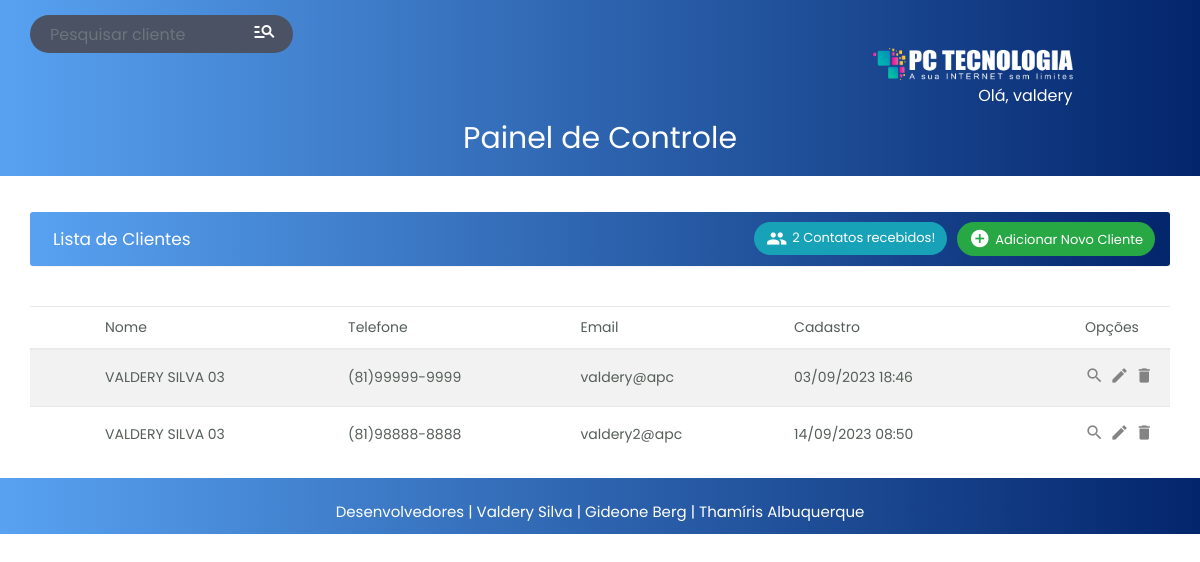
Screenshot of /admin/dashboard.php?buscar=VALDERY SILVA 03 (signed in) with the database file from the repository.
### tables this page shows
CREATE TABLE `clientes` (
  `cod` int(4) NOT NULL AUTO_INCREMENT,
  `senha` int(9) NOT NULL,
  `plano` varchar(12) NOT NULL,
  `vencimento` varchar(2) NOT NULL,
  `nome` varchar(55) NOT NULL,
  `rg` int(13) NOT NULL,
  `cpf` varchar(15) NOT NULL,
  `telefone` varchar(15) NOT NULL,
  `email` varchar(55) NOT NULL,
  `cep` varchar(9) NOT NULL,
  `logradouro` varchar(55) NOT NULL,
  `numero` int(6) NOT NULL,
  `complemento` varchar(55) NOT NULL,
  `bairro` varchar(55) NOT NULL,
  `cidade` varchar(55) NOT NULL,
  `uf` varchar(2) NOT NULL,
  `ibge` int(8) NOT NULL,
  `data_cadastro` datetime NOT NULL,
  `observacao` varchar(255) NOT NULL,
  `nascimento` date NOT NULL,
  PRIMARY KEY (`cod`)
);

### admin/dashboard.php (the view, shortened to what this page needs)
<?php
include_once './include/header.php';
?>
<body>
	<div class="wrapper">
		<div id="content">
			<div class="top-navbar">
				<div class="xd-topbar">
					<div class="row">
						<div class="col-md-5 col-lg-3 order-3 order-md-2">
							<div class="xp-searchbar">
								<form>
									<div class="input-group">
										<input type="search" name="buscar" id="pesquisar" class="form-control" placeholder="Pesquisar cliente">
										<div class="input-group-append">
											<button onclick="searchData()" class="btn" type="submit" id="button-addon2"><i class="material-icons">&#xf02f;</i>
											</button>
										</div>
									</div>
								</form>
							</div>
						</div>
						<div class="col-10 col-md-6 col-lg-8 order-1 order-md-3">
							<div class="xp-profilebar text-right">
								<nav class="navbar p-0">
									<ul class="nav navbar-nav flex-row ml-auto">
										<li class="dropdown nav-item">
											<a class="nav-link" href="#" data-toggle="dropdown">
												<img src="img/logotitulo.png" style="width:200px;" />
											</a>
											<?php
											$usuario = $_SESSION['usuario']
											?>
											<div class="xp-breadcrumbbar">
												<div class="title">
													<h6>Olá, <?php echo $usuario ?></h6>
												</div>
											</div>
										</li>
									</ul>
								</nav>
							</div>
						</div>
					</div>
					<div class="xp-breadcrumbbar text-center">
						<h4 class="page-title">Painel de Controle</h4>
					</div>
				</div>
			</div>
			<?php
			$query_total_clientes = "SELECT COUNT(id) AS qtd_clientes FROM contato";
			$result_total_clientes = $conexao->prepare($query_total_clientes);
			$result_total_clientes->execute();
			$row_total_clientes = $result_total_clientes->fetch(PDO::FETCH_ASSOC);
			?>
			<div class="main-content">
				<div class="row">
					<div class="col-md-12">
						<div class="table-wrapper">
							<div class="table-title">
								<div class="row">
									<div class="col-sm-6 p-0 flex justify-content-lg-start justify-content-center">
										<h2 class="ml-lg-2">Lista de Clientes</h2>
									</div>
									<div class="col-sm-6 p-0 flex justify-content-lg-end justify-content-center">
										<a href="#adicionarClienteModal" type="button" class="btn btn-success" data-toggle="modal">
											<i class="material-icons">&#xE147;</i>
											<span>Adicionar Novo Cliente</span></a>
										<a href="visualizar-contato.php" type="button" class="btn btn-info">
											<?php if ($row_total_clientes['qtd_clientes'] == 0)
												echo "Caixa de Contatos Vazia <i class='material-icons'>&#xe510;</i>";
											elseif ($row_total_clientes['qtd_clientes'] == 1)
												echo $row_total_clientes['qtd_clientes'], " Contato recebido! <i class='material-icons'>&#xe174;</i>";
											else
												echo $row_total_clientes['qtd_clientes'], " Contatos recebidos! <i class='material-icons'>&#xe7ef;</i>";
											?></a>
									</div>
								</div>
							</div>
						</div>
						<?php
						if (!empty($_GET['buscar'])) {
							$data = $_GET['buscar'];
							$data = "%" . $data . "%";
							$query_buscar = "SELECT cod, nome, telefone, email, DATE_FORMAT(data_cadastro, '%d/%m/%Y %H:%i') AS data_formatada FROM clientes WHERE nome LIKE :nome ORDER BY nome ASC";
							$resultado_buscar = $conexao->prepare($query_buscar);
							$resultado_buscar->bindParam(':nome', $data, PDO::PARAM_STR);
							$resultado_buscar->execute();
						?><table class='table table-striped'>
								<?php
								echo "<thead class='thead'>
								<tr>
									<th></th>
									<th>Nome</th>
									<th>Telefone</th>
									<th>Email</th>
									<th>Cadastro<th>
									<th>Opções</th>
								</tr>
							</thead>
							<tbody>";
								while ($row_buscar = $resultado_buscar->fetch(PDO::FETCH_ASSOC)) {
									extract($row_buscar);
									echo "<tr>
								<td></td>
								<td>$nome</td>
								<td>$telefone</td>
								<td>$email</td>
								<td>$data_formatada<td>
								<td>
								<a href='visualizar-cliente.php?id=$cod' class='encode'>
								<i class='material-icons' data-toggle='tooltip' title='Visualizar'>&#xE8b6;</i></a>
								<a href='#' id='$cod' class='encode' onclick='editarCliente($cod)'>
								  <i class='material-icons' data-toggle='tooltip' title='Editar'>&#xE254;</i></a>
								<a href='#' id='$cod' class='encode' onclick='deleteCliente($cod)'>
								  <i class='material-icons' data-toggle='tooltip' title='Apagar'>&#xE872;</i></a>
							</tr>";
								}
								?>
							</table>
						<?php
						} else { ?>
							<span class="listar-clientes"></span>
						<?php
						}
						?>
					</div>
				</div>
			</div>
		</div>
	</div>
	<?php
	include_once "./include/footer.php"
	?>
</body>
</html>

### admin/css/custom.css (style rules this page uses)
body, html { line-height: 1.8; font-family: 'Poppins', sans-serif; color: #555e58; font-weight: 400; margin: 0px; padding: 0px; box-sizing: border-box; }
.material-icons { font-family: 'Material Icons'; font-weight: normal; font-style: normal; font-size: 24px; display: inline-block; line-height: 1; text-transform: none; letter-spacing: normal; word-wrap: normal; white-space: nowrap; direction: ltr; -webkit-font-smoothing: antialiased; text-rendering: optimizeLegibility; -moz-osx-font-smoothing: grayscale; font-feature-settings: 'liga'; }
h1, h2, h3, h4, h5, h6, .h1, .h2, .h3, .h4 { font-weight: 400; line-height: 1.5em; }
.title h6 { font-weight: 400; line-height: 1.5em; color: #fff; }
a { color: #333; font-weight: 400; }
button { cursor: pointer; }
ul, ol { padding: 0px; margin: 0px; list-style: none; }
a, a:hover, a:focus { color: #333; text-decoration: none; transition: all 0.3s; }
.wrapper { position: relative; width: 100%; overflow: auto; }
@media only screen and (min-width:992px) { #content { width: 100%; position: relative; float: right; transition: all 0.3s; } }
#content { position: relative; transition: all 0.5s; background-attachment: #f9fafc; }
.top-navbar { width: 100%; z-index: 9; position: relative; padding: 15px 30px; background: linear-gradient(90deg, #58a2f1, #03256C); }
.xd-topbar { width: 100%; position: relative; }
input[type="search"] { background-color: #4a5263; color: #fff; padding-left: 20px; border: none; border-radius: 50px 0px 0px 50px; }
.input-group-append { margin-left: -1px; }
.xp-searchbar .btn { background-color: #4a5263; color: #fff; font-weight: 600; font-size: 16px; border-radius: 0 50px 50px 0; padding: 2px 15px; }
.xp-breadcrumbbar .page-title { font-size: 30px; color: #fff; margin-bottom: 0; margin-top: 0; }
.main-content { padding: 30px 30px 0px 30px; }
.navbar { background-color: linear-gradient(90deg, #58a2f1, #03256C); color: #fff; }
.navbar-nav>li>a { color: #fff; }
.navbar-nav li a { position: relative; display: block; padding: 4px 0px !important; }
.table-wrapper { background-color: #fff; margin: 6px 0px 40px 0px; width: 100%; overflow: auto; border-radius: 3px; box-shadow: 0 1px 1px rgb(0 0 0 / 5%); }
.table-title { background: linear-gradient(90deg, #58a2f1, #03256C); color: #fff; position: sticky; top: 0; width: 100%; left: 0; padding: 10px 30px; border-radius: 0px 0px 0 0; }
.table-title h2 { margin: 5px 0 0; font-size: 17px; }
.table-title .btn { color: #fff; float: right; font-size: 13px; border: none; min-width: 50px; border-radius: 20px; border: none; outline: none !important; margin-left: 10px; }
.table-title .btn i { float: left; font-size: 21px; margin-right: 5px; }
.table-title .btn span { float: left; margin-top: 2px; }
table.table tr th, table.table tr td { border-color: #e9e9e9; padding: 8px 15px; font-size: 14px; font-weight: 400; vertical-align: middle; }
table.table tr th:first-child { width: 60px; }
table.table tr th:last-child { width: 100px; }
table.table td:last-child { opacity: 0.9; font-size: 22px; margin: 0px 5px; }
table.table td a { font-weight: bold; display: inline-block; text-decoration: none; outline: none !important; }
.encode { color: #777; }
table.table td i { font-size: 19px; }

### rows the page displays
clientes: nome "VALDERY SILVA 03", telefone "(81)99999-9999", email "valdery@apc", data_formatada "03/09/2023 18:46"
clientes: nome "VALDERY SILVA 03", telefone "(81)98888-8888", email "valdery2@apc", data_formatada "14/09/2023 08:50"

### other values shown
$usuario "valdery"
$row_total_clientes['qtd_clientes'] "2"
